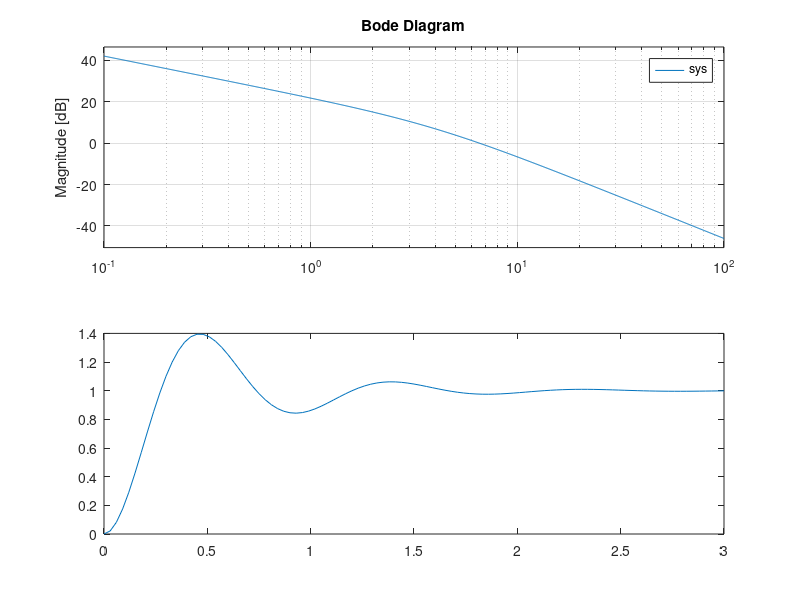

MATLAB code for this plot: (Note: this script raises an error after producing the figure.)
clear
clc
k=input('enter the value of gain k');
num=[50];
den=[1 4 0];
sys=tf(num,den);
subplot(2,1,1);
bode(sys);
xlabel('freq (rad/sec)');
ylabel('magnitude(db)');
title('Bode diagram');
[g,ph,wp,wg]=margin(sys);
cltf=feedback(sys ,1)
[y t]=step(cltf);
subplot(2,1,2);
plot(t,y);
stepinfo(cltf)